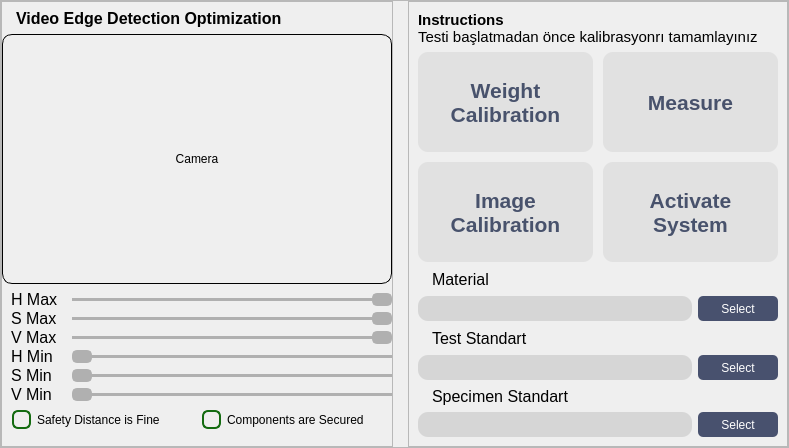
          <widget class="QFrame" name="frame_config_center">
           <property name="styleSheet">
            <string notr="true"/>
           </property>
           <property name="frameShape">
            <enum>QFrame::StyledPanel</enum>
           </property>
           <property name="frameShadow">
            <enum>QFrame::Raised</enum>
           </property>
           <layout class="QHBoxLayout" name="horizontalLayout">
            <property name="spacing">
             <number>15</number>
            </property>
            <property name="leftMargin">
             <number>0</number>
            </property>
            <property name="topMargin">
             <number>0</number>
            </property>
            <property name="rightMargin">
             <number>0</number>
            </property>
            <property name="bottomMargin">
             <number>0</number>
            </property>
            <item>
             <widget class="QFrame" name="frame_config_left">
              <property name="frameShape">
               <enum>QFrame::StyledPanel</enum>
              </property>
              <property name="frameShadow">
               <enum>QFrame::Raised</enum>
              </property>
              <layout class="QVBoxLayout" name="verticalLayout_3">
               <property name="spacing">
                <number>0</number>
               </property>
               <property name="leftMargin">
                <number>0</number>
               </property>
               <property name="topMargin">
                <number>0</number>
               </property>
               <property name="rightMargin">
                <number>0</number>
               </property>
               <property name="bottomMargin">
                <number>10</number>
               </property>
               <item>
                <widget class="QLabel" name="label_">
                 <property name="minimumSize">
                  <size>
                   <width>0</width>
                   <height>20</height>
                  </size>
                 </property>
                 <property name="maximumSize">
                  <size>
                   <width>16777215</width>
                   <height>20</height>
                  </size>
                 </property>
                 <property name="font">
                  <font>
                   <pointsize>12</pointsize>
                   <bold>true</bold>
                  </font>
                 </property>
                 <property name="styleSheet">
                  <string notr="true">QLabel{
	margin-left: 10px;
}</string>
                 </property>
                 <property name="text">
                  <string>Video Edge Detection Optimization</string>
                 </property>
                </widget>
               </item>
               <item>
                <widget class="QLabel" name="label_camera_1">
                 <property name="minimumSize">
                  <size>
                   <width>390</width>
                   <height>250</height>
                  </size>
                 </property>
                 <property name="maximumSize">
                  <size>
                   <width>16777215</width>
                   <height>250</height>
                  </size>
                 </property>
                 <property name="styleSheet">
                  <string notr="true">QLabel{
	border-radius: 10px;
	border: 1px solid rgb(0, 0, 0);
}
</string>
                 </property>
                 <property name="text">
                  <string>Camera</string>
                 </property>
                 <property name="alignment">
                  <set>Qt::AlignCenter</set>
                 </property>
                </widget>
               </item>
               <item>
                <layout class="QGridLayout" name="grid_slider">
                 <property name="horizontalSpacing">
                  <number>10</number>
                 </property>
                 <property name="verticalSpacing">
                  <number>0</number>
                 </property>
                 <item row="4" column="0">
                  <widget class="QLabel" name="label_s_min">
                   <property name="font">
                    <font>
                     <pointsize>12</pointsize>
                    </font>
                   </property>
                   <property name="styleSheet">
                    <string notr="true">QLabel{
	margin-left: 5px;
}</string>
                   </property>
                   <property name="text">
                    <string>S Min</string>
                   </property>
                  </widget>
                 </item>
                 <item row="1" column="0">
                  <widget class="QLabel" name="label_s_max">
                   <property name="font">
                    <font>
                     <pointsize>12</pointsize>
                    </font>
                   </property>
                   <property name="styleSheet">
                    <string notr="true">QLabel{
	margin-left: 5px;
}</string>
                   </property>
                   <property name="text">
                    <string>S Max</string>
                   </property>
                  </widget>
                 </item>
                 <item row="1" column="1">
                  <widget class="QSlider" name="slider_s_max">
                   <property name="styleSheet">
                    <string notr="true">QSlider::groove:horizontal { 
	background-color: rgb(176, 176, 176);
	border: 0px solid #424242; 
	height: 3px; 
	border-radius: 4px;
}

QSlider::handle:horizontal { 
	background-color: rgb(176, 176, 176);
	border: 2px solid rgb(176, 176, 176);
	width: 16px; 
	height: 5px; 
	line-height: 5px; 
	margin-top: -5px; 
	margin-bottom: -5px; 
	border-radius: 5px; 
}

QSlider::handle:horizontal:hover { 
		background-color: rgb(0, 0, 0);
	border: 2px solid rgb(0, 0, 0);
}</string>
                   </property>
                   <property name="maximum">
                    <number>255</number>
                   </property>
                   <property name="value">
                    <number>255</number>
                   </property>
                   <property name="orientation">
                    <enum>Qt::Horizontal</enum>
                   </property>
                  </widget>
                 </item>
                 <item row="5" column="0">
                  <widget class="QLabel" name="label_v_min">
                   <property name="font">
                    <font>
                     <pointsize>12</pointsize>
                    </font>
                   </property>
                   <property name="styleSheet">
                    <string notr="true">QLabel{
	margin-left: 5px;
}</string>
                   </property>
                   <property name="text">
                    <string>V Min</string>
                   </property>
                  </widget>
                 </item>
                 <item row="0" column="1">
                  <widget class="QSlider" name="slider_h_max">
                   <property name="styleSheet">
                    <string notr="true">QSlider::groove:horizontal { 
	background-color: rgb(176, 176, 176);
	border: 0px solid #424242; 
	height: 3px; 
	border-radius: 4px;
}

QSlider::handle:horizontal { 
	background-color: rgb(176, 176, 176);
	border: 2px solid rgb(176, 176, 176);
	width: 16px; 
	height: 5px; 
	line-height: 5px; 
	margin-top: -5px; 
	margin-bottom: -5px; 
	border-radius: 5px; 
}

QSlider::handle:horizontal:hover { 
		background-color: rgb(0, 0, 0);
	border: 2px solid rgb(0, 0, 0);
}</string>
                   </property>
                   <property name="maximum">
                    <number>179</number>
                   </property>
                   <property name="value">
                    <number>179</number>
                   </property>
                   <property name="orientation">
                    <enum>Qt::Horizontal</enum>
                   </property>
                  </widget>
                 </item>
                 <item row="2" column="1">
                  <widget class="QSlider" name="slider_v_max">
                   <property name="styleSheet">
                    <string notr="true">QSlider::groove:horizontal { 
	background-color: rgb(176, 176, 176);
	border: 0px solid #424242; 
	height: 3px; 
	border-radius: 4px;
}

QSlider::handle:horizontal { 
	background-color: rgb(176, 176, 176);
	border: 2px solid rgb(176, 176, 176);
	width: 16px; 
	height: 5px; 
	line-height: 5px; 
	margin-top: -5px; 
	margin-bottom: -5px; 
	border-radius: 5px; 
}

QSlider::handle:horizontal:hover { 
		background-color: rgb(0, 0, 0);
	border: 2px solid rgb(0, 0, 0);
}</string>
                   </property>
                   <property name="maximum">
                    <number>255</number>
                   </property>
                   <property name="value">
                    <number>255</number>
                   </property>
                   <property name="orientation">
                    <enum>Qt::Horizontal</enum>
                   </property>
                  </widget>
                 </item>
                 <item row="2" column="0">
                  <widget class="QLabel" name="label_v_max">
                   <property name="font">
                    <font>
                     <pointsize>12</pointsize>
                    </font>
                   </property>
                   <property name="styleSheet">
                    <string notr="true">QLabel{
	margin-left: 5px;
}</string>
                   </property>
                   <property name="text">
                    <string>V Max</string>
                   </property>
                  </widget>
                 </item>
                 <item row="0" column="0">
                  <widget class="QLabel" name="label_h_max">
                   <property name="font">
                    <font>
                     <pointsize>12</pointsize>
                    </font>
                   </property>
                   <property name="styleSheet">
                    <string notr="true">QLabel{
	margin-left: 5px;
}</string>
                   </property>
                   <property name="text">
                    <string>H Max</string>
                   </property>
                  </widget>
                 </item>
                 <item row="4" column="1">
                  <widget class="QSlider" name="slider_s_min">
                   <property name="styleSheet">
                    <string notr="true">QSlider::groove:horizontal { 
	background-color: rgb(176, 176, 176);
	border: 0px solid #424242; 
	height: 3px; 
	border-radius: 4px;
}

QSlider::handle:horizontal { 
	background-color: rgb(176, 176, 176);
	border: 2px solid rgb(176, 176, 176);
	width: 16px; 
	height: 5px; 
	line-height: 5px; 
	margin-top: -5px; 
	margin-bottom: -5px; 
	border-radius: 5px; 
}

QSlider::handle:horizontal:hover { 
		background-color: rgb(0, 0, 0);
	border: 2px solid rgb(0, 0, 0);
}</string>
                   </property>
                   <property name="maximum">
                    <number>255</number>
                   </property>
                   <property name="orientation">
                    <enum>Qt::Horizontal</enum>
                   </property>
                  </widget>
                 </item>
                 <item row="3" column="1">
                  <widget class="QSlider" name="slider_h_min">
                   <property name="styleSheet">
                    <string notr="true">QSlider::groove:horizontal { 
	background-color: rgb(176, 176, 176);
	border: 0px solid #424242; 
	height: 3px; 
	border-radius: 4px;
}

QSlider::handle:horizontal { 
	background-color: rgb(176, 176, 176);
	border: 2px solid rgb(176, 176, 176);
	width: 16px; 
	height: 5px; 
	line-height: 5px; 
	margin-top: -5px; 
	margin-bottom: -5px; 
	border-radius: 5px; 
}

QSlider::handle:horizontal:hover { 
		background-color: rgb(0, 0, 0);
	border: 2px solid rgb(0, 0, 0);
}</string>
                   </property>
                   <property name="maximum">
                    <number>179</number>
                   </property>
                   <property name="orientation">
                    <enum>Qt::Horizontal</enum>
                   </property>
                  </widget>
                 </item>
                 <item row="5" column="1">
                  <widget class="QSlider" name="slider_v_min">
                   <property name="styleSheet">
                    <string notr="true">QSlider::groove:horizontal { 
	background-color: rgb(176, 176, 176);
	border: 0px solid #424242; 
	height: 3px; 
	border-radius: 4px;
}

QSlider::handle:horizontal { 
	background-color: rgb(176, 176, 176);
	border: 2px solid rgb(176, 176, 176);
	width: 16px; 
	height: 5px; 
	line-height: 5px; 
	margin-top: -5px; 
	margin-bottom: -5px; 
	border-radius: 5px; 
}

QSlider::handle:horizontal:hover { 
		background-color: rgb(0, 0, 0);
	border: 2px solid rgb(0, 0, 0);
}</string>
                   </property>
                   <property name="maximum">
                    <number>255</number>
                   </property>
                   <property name="orientation">
                    <enum>Qt::Horizontal</enum>
                   </property>
                  </widget>
                 </item>
                 <item row="3" column="0">
                  <widget class="QLabel" name="label_h_min">
                   <property name="font">
                    <font>
                     <pointsize>12</pointsize>
                    </font>
                   </property>
                   <property name="styleSheet">
                    <string notr="true">QLabel{
	margin-left: 5px;
}</string>
                   </property>
                   <property name="text">
                    <string>H Min</string>
                   </property>
                  </widget>
                 </item>
                </layout>
               </item>
               <item>
                <layout class="QHBoxLayout" name="layout_checkbox">
                 <property name="leftMargin">
                  <number>10</number>
                 </property>
                 <item>
                  <widget class="QCheckBox" name="checkBox_safety">
                   <property name="styleSheet">
                    <string notr="true">QCheckBox::indicator{
	width: 15px;
	height: 15px;
	border: 2px solid rgb(20, 107, 17);
	border-radius:6px;
}


QCheckBox::indicator:checked{
	image: url(check.png);
}</string>
                   </property>
                   <property name="text">
                    <string>Safety Distance is Fine</string>
                   </property>
                  </widget>
                 </item>
                 <item>
                  <widget class="QCheckBox" name="checkBox_secure">
                   <property name="styleSheet">
                    <string notr="true">QCheckBox::indicator{
	width: 15px;
	height: 15px;
	border: 2px solid rgb(20, 107, 17);
	border-radius:6px;
}


QCheckBox::indicator:checked{
	image: url(check.png);
}</string>
                   </property>
                   <property name="text">
                    <string>Components are Secured</string>
                   </property>
                  </widget>
                 </item>
                </layout>
               </item>
              </layout>
             </widget>
            </item>
            <item>
             <widget class="QFrame" name="frame_config_right">
              <property name="frameShape">
               <enum>QFrame::StyledPanel</enum>
              </property>
              <property name="frameShadow">
               <enum>QFrame::Raised</enum>
              </property>
              <layout class="QVBoxLayout" name="verticalLayout_4">
               <item>
                <widget class="QLabel" name="label_instructions">
                 <property name="maximumSize">
                  <size>
                   <width>16777215</width>
                   <height>40</height>
                  </size>
                 </property>
                 <property name="font">
                  <font>
                   <pointsize>11</pointsize>
                  </font>
                 </property>
                 <property name="text">
                  <string>&lt;strong&gt;Instructions &lt;/strong&gt; &lt;br&gt;Testi başlatmadan önce kalibrasyonrı tamamlayınız</string>
                 </property>
                 <property name="textFormat">
                  <enum>Qt::AutoText</enum>
                 </property>
                 <property name="wordWrap">
                  <bool>false</bool>
                 </property>
                </widget>
               </item>
               <item>
                <layout class="QGridLayout" name="grid_button_config_1">
                 <property name="spacing">
                  <number>10</number>
                 </property>
                 <item row="0" column="0">
                  <widget class="QPushButton" name="button_weight">
                   <property name="minimumSize">
                    <size>
                     <width>175</width>
                     <height>100</height>
                    </size>
                   </property>
                   <property name="maximumSize">
                    <size>
                     <width>175</width>
                     <height>100</height>
                    </size>
                   </property>
                   <property name="font">
                    <font>
                     <pointsize>16</pointsize>
                     <italic>false</italic>
                     <bold>true</bold>
                     <underline>false</underline>
                     <strikeout>false</strikeout>
                     <stylestrategy>PreferDefault</stylestrategy>
                     <kerning>true</kerning>
                    </font>
                   </property>
                   <property name="acceptDrops">
                    <bool>false</bool>
                   </property>
                   <property name="autoFillBackground">
                    <bool>false</bool>
                   </property>
                   <property name="styleSheet">
                    <string notr="true">QPushButton{
	border-margin: 5px;
	background-color: rgb(225, 225, 225);
	border-radius: 10px;
	color: rgb(72, 82, 108);
	
}

QPushButton::pressed{
	background-color: qlineargradient(spread:pad, x1:0, y1:0, x2:1, y2:1, stop:0 rgba(197, 197, 197, 255), stop:1 rgba(225, 225, 225, 255));
}</string>
                   </property>
                   <property name="text">
                    <string>Weight
Calibration</string>
                   </property>
                   <property name="checkable">
                    <bool>false</bool>
                   </property>
                  </widget>
                 </item>
                 <item row="0" column="1">
                  <widget class="QPushButton" name="button_measure">
                   <property name="minimumSize">
                    <size>
                     <width>175</width>
                     <height>100</height>
                    </size>
                   </property>
                   <property name="maximumSize">
                    <size>
                     <width>175</width>
                     <height>100</height>
                    </size>
                   </property>
                   <property name="font">
                    <font>
                     <pointsize>16</pointsize>
                     <bold>true</bold>
                    </font>
                   </property>
                   <property name="styleSheet">
                    <string notr="true">QPushButton{
	background-color: rgb(225, 225, 225);
	border-radius: 10px;
	color: rgb(72, 82, 108);
}

QPushButton::pressed{
	background-color: qlineargradient(spread:pad, x1:0, y1:0, x2:1, y2:1, stop:0 rgba(197, 197, 197, 255), stop:1 rgba(225, 225, 225, 255));
}</string>
                   </property>
                   <property name="text">
                    <string>Measure</string>
                   </property>
                  </widget>
                 </item>
                 <item row="1" column="0">
                  <widget class="QPushButton" name="button_image">
                   <property name="minimumSize">
                    <size>
                     <width>175</width>
                     <height>100</height>
                    </size>
                   </property>
                   <property name="maximumSize">
                    <size>
                     <width>16777215</width>
                     <height>100</height>
                    </size>
                   </property>
                   <property name="font">
                    <font>
                     <pointsize>16</pointsize>
                     <bold>true</bold>
                    </font>
                   </property>
                   <property name="styleSheet">
                    <string notr="true">QPushButton{
	background-color: rgb(225, 225, 225);
	border-radius: 10px;
	color: rgb(72, 82, 108);
}

QPushButton::pressed{
	background-color: qlineargradient(spread:pad, x1:0, y1:0, x2:1, y2:1, stop:0 rgba(197, 197, 197, 255), stop:1 rgba(225, 225, 225, 255));
}</string>
                   </property>
                   <property name="text">
                    <string>Image
Calibration</string>
                   </property>
                  </widget>
                 </item>
                 <item row="1" column="1">
                  <widget class="QPushButton" name="button_activate">
                   <property name="minimumSize">
                    <size>
                     <width>175</width>
                     <height>100</height>
                    </size>
                   </property>
                   <property name="maximumSize">
                    <size>
                     <width>175</width>
                     <height>100</height>
                    </size>
                   </property>
                   <property name="font">
                    <font>
                     <pointsize>16</pointsize>
                     <bold>true</bold>
                    </font>
                   </property>
                   <property name="styleSheet">
                    <string notr="true">QPushButton{
	background-color: rgb(225, 225, 225);
	border-radius: 10px;
	color: rgb(72, 82, 108);
}

QPushButton::pressed{
	background-color: qlineargradient(spread:pad, x1:0, y1:0, x2:1, y2:1, stop:0 rgba(197, 197, 197, 255), stop:1 rgba(225, 225, 225, 255));
}</string>
                   </property>
                   <property name="text">
                    <string>Activate
System</string>
                   </property>
                  </widget>
                 </item>
                </layout>
               </item>
               <item>
                <layout class="QGridLayout" name="grid_button_config_2">
                 <item row="4" column="0">
                  <widget class="QLabel" name="label_spec_standart">
                   <property name="minimumSize">
                    <size>
                     <width>0</width>
                     <height>20</height>
                    </size>
                   </property>
                   <property name="maximumSize">
                    <size>
                     <width>16777215</width>
                     <height>20</height>
                    </size>
                   </property>
                   <property name="font">
                    <font>
                     <pointsize>12</pointsize>
                    </font>
                   </property>
                   <property name="styleSheet">
                    <string notr="true">QLabel{
	margin-left: 10px;
}</string>
                   </property>
                   <property name="text">
                    <string>Specimen Standart</string>
                   </property>
                  </widget>
                 </item>
                 <item row="0" column="0">
                  <widget class="QLabel" name="label_material">
                   <property name="minimumSize">
                    <size>
                     <width>0</width>
                     <height>22</height>
                    </size>
                   </property>
                   <property name="maximumSize">
                    <size>
                     <width>16777215</width>
                     <height>22</height>
                    </size>
                   </property>
                   <property name="font">
                    <font>
                     <pointsize>12</pointsize>
                    </font>
                   </property>
                   <property name="styleSheet">
                    <string notr="true">QLabel{
	margin-left: 10px;
}</string>
                   </property>
                   <property name="text">
                    <string>Material</string>
                   </property>
                  </widget>
                 </item>
                 <item row="3" column="1">
                  <widget class="QPushButton" name="button_test_standart">
                   <property name="minimumSize">
                    <size>
                     <width>80</width>
                     <height>25</height>
                    </size>
                   </property>
                   <property name="styleSheet">
                    <string notr="true">QPushButton{
	border-radius: 5px;
	background-color: rgb(72, 81, 110);
	color: rgb(255, 255, 255);
}

QPushButton::pressed{
		background-color: qlineargradient(spread:pad, x1:0.511, y1:0, x2:0.517, y2:1, stop:0 rgba(71, 83, 107, 255), stop:1 rgba(153, 153, 153, 255));
}</string>
                   </property>
                   <property name="text">
                    <string>Select</string>
                   </property>
                  </widget>
                 </item>
                 <item row="5" column="0">
                  <widget class="QLineEdit" name="lineEdit_spec_standart">
                   <property name="minimumSize">
                    <size>
                     <width>0</width>
                     <height>25</height>
                    </size>
                   </property>
                   <property name="styleSheet">
                    <string notr="true">QLineEdit{
	background-color: rgb(214, 214, 214);
	border-radius: 10px;
}</string>
                   </property>
                  </widget>
                 </item>
                 <item row="1" column="1">
                  <widget class="QPushButton" name="button_material">
                   <property name="minimumSize">
                    <size>
                     <width>80</width>
                     <height>25</height>
                    </size>
                   </property>
                   <property name="styleSheet">
                    <string notr="true">QPushButton{
	border-radius: 5px;
	background-color: rgb(72, 81, 110);
	color: rgb(255, 255, 255);
}

QPushButton::pressed{
		background-color: qlineargradient(spread:pad, x1:0.511, y1:0, x2:0.517, y2:1, stop:0 rgba(71, 83, 107, 255), stop:1 rgba(153, 153, 153, 255));
}</string>
                   </property>
                   <property name="text">
                    <string>Select</string>
                   </property>
                  </widget>
                 </item>
                 <item row="2" column="0">
                  <widget class="QLabel" name="label_test_standart">
                   <property name="minimumSize">
                    <size>
                     <width>0</width>
                     <height>22</height>
                    </size>
                   </property>
                   <property name="maximumSize">
                    <size>
                     <width>16777215</width>
                     <height>22</height>
                    </size>
                   </property>
                   <property name="font">
                    <font>
                     <pointsize>12</pointsize>
                    </font>
                   </property>
                   <property name="styleSheet">
                    <string notr="true">QLabel{
	margin-left: 10px;
}</string>
                   </property>
                   <property name="text">
                    <string>Test Standart</string>
                   </property>
                  </widget>
                 </item>
                 <item row="5" column="1">
                  <widget class="QPushButton" name="button_spec_standart">
                   <property name="minimumSize">
                    <size>
                     <width>80</width>
                     <height>25</height>
                    </size>
                   </property>
                   <property name="styleSheet">
                    <string notr="true">QPushButton{
	border-radius: 5px;
	background-color: rgb(72, 81, 110);
	color: rgb(255, 255, 255);
}

QPushButton::pressed{
		background-color: qlineargradient(spread:pad, x1:0.511, y1:0, x2:0.517, y2:1, stop:0 rgba(71, 83, 107, 255), stop:1 rgba(153, 153, 153, 255));
}</string>
                   </property>
                   <property name="text">
                    <string>Select</string>
                   </property>
                  </widget>
                 </item>
                 <item row="1" column="0">
                  <widget class="QLineEdit" name="lineEdit_material">
                   <property name="minimumSize">
                    <size>
                     <width>0</width>
                     <height>25</height>
                    </size>
                   </property>
                   <property name="styleSheet">
                    <string notr="true">QLineEdit{
	background-color: rgb(214, 214, 214);
	border-radius: 10px;
}</string>
                   </property>
                  </widget>
                 </item>
                 <item row="3" column="0">
                  <widget class="QLineEdit" name="lineEdit_test_standart">
                   <property name="minimumSize">
                    <size>
                     <width>0</width>
                     <height>25</height>
                    </size>
                   </property>
                   <property name="styleSheet">
                    <string notr="true">QLineEdit{
	background-color: rgb(214, 214, 214);
	border-radius: 10px;
}</string>
                   </property>
                  </widget>
                 </item>
                </layout>
               </item>
              </layout>
             </widget>
            </item>
           </layout>
          </widget>
